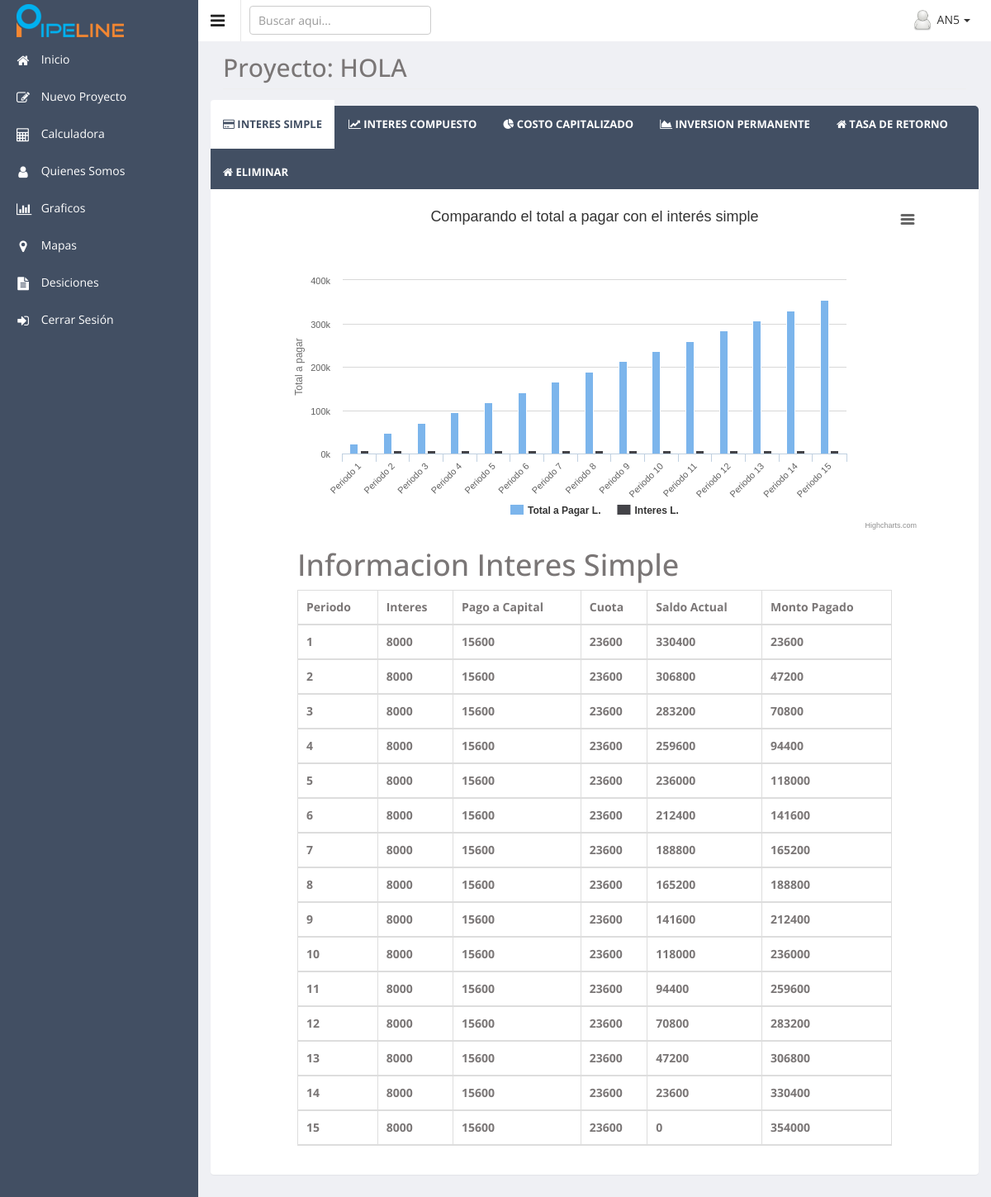
Page /proyectos.php?id=16 (signed in) on the committed database.
### tables this page shows
CREATE TABLE `tbl_proyectos` (
  `id_proyecto` int(11) NOT NULL,
  `id_usuario` int(11) NOT NULL,
  `nombre_proyecto` varchar(100) NOT NULL,
  `descripcion` varchar(100) DEFAULT NULL,
  `periodo` int(5) DEFAULT NULL,
  `interes` float DEFAULT NULL,
  `tiempo` int(11) DEFAULT NULL,
  `monto_prestamo` float DEFAULT NULL,
  `fecha_inicio` date DEFAULT NULL,
  `estado_proyecto` int(1) DEFAULT NULL
);

CREATE TABLE `tbl_interes_simple` (
  `id_interes_simple` int(11) NOT NULL,
  `id_proyecto` int(11) NOT NULL,
  `periodo` int(11) NOT NULL,
  `interes` float NOT NULL,
  `pago_capital` int(11) NOT NULL,
  `cuota` float NOT NULL,
  `saldo_actual` float NOT NULL,
  `monto_pagado` float NOT NULL
);

### Backend/conexion.php (called while the page is built, shortened)
<?php
class Conexion
	{
		private $conect;
		function __construct()
		{
			$this->conect = new mysqli("localhost", "root", "", "db_sistem_negocio");
		}
		public function getConexion(){
			return $this->conect;
		}
}
?>

### proyectos/interesSimple.php (the view, shortened to what this page needs)
<div class="col-md-10 col-md-offset-1">
    <h1>Informacion Interes Simple</h1>
</div>
<div class="col-md-10 col-md-offset-1">
<table id="interesSimple" class="table table-striped table-bordered" cellspacing="0" width="100%">
        <thead>
        <?php
$conexion = new Conexion();
$idProyecto = $_GET['id'];
$query_is="SELECT * FROM tbl_interes_simple where id_proyecto=".$idProyecto;
$results= mysqli_query($conexion->getConexion(), $query_is);
echo '<tr>
            <th>Periodo</th>
            <th>Interes</th>
            <th>Pago a Capital</th>
            <th>Cuota</th>
            <th>Saldo Actual</th>
            <th>Monto Pagado</th>
        </tr>';
foreach ($results as $result) {
    echo '<tr>
            <th>'.$result['periodo'].'</th>
            <th>'.$result['interes'].'</th>
            <th>'.$result['pago_capital'].'</th>
            <th>'.$result['cuota'].'</th>
            <th>'.$result['saldo_actual'].'</th>
            <th>'.$result['monto_pagado'].'</th>
        </tr>';
}
            ?>
        </thead>
    </table>
</div>

### proyectos.php (shortened to what this page needs)
<!DOCTYPE html>
<?php
	include('menu.php');
?>
<html>
<head>
  <link rel="stylesheet" href="css/EstiloModal.css">
  <?php echo css();
  include 'Backend/conexion.php';
  require_once( 'Backend/conexion.php');
  $conexion = new Conexion();
  $id = $_GET['id'];
  if(isset($id)) {
    $sql= mysqli_query($conexion->getConexion(), "SELECT * FROM TBL_PROYECTOS WHERE ID_PROYECTO='$id' " );
    $array= mysqli_fetch_array( $sql);
  }else{
    header("location: index.php");
  }
  ?>
</head>
<body class="sticky-header">
<section>
	<?php echo menu(); ?>
<div class="main-content" >
	<?php echo Encabezado(); ?>
	<div class="wrapper">
  <div class="col-lg-12" style="margin-bottom: 0px">
        <h2 class="page-header">Proyecto: <?php echo $array['nombre_proyecto']; ?></h1>
    </div>
		<div class="row">
			<div class="col-lg-12">
				<section class="panel">
					<header class="panel-heading custom-tab dark-tab">
						<ul class="nav nav-tabs">
                            <li class="active">
                            	<a data-toggle ="tab" href="#interesS4">
                            		<i class="fa fa-credit-card"></i>
                            		INTERES SIMPLE
                            	</a>
                            </li>
                            <li class="">
                               <a data-toggle="tab" href="#intersC4">
                                    <i class="fa fa-line-chart"></i>
                                    INTERES COMPUESTO
                            	</a>
                            </li>
                            <li class="">
                               <a data-toggle="tab" href="#CostoC4">
                                    <i class="fa fa-pie-chart"></i>
                                    COSTO CAPITALIZADO
                            	</a>
                            </li>
                            <li class="">
                               <a data-toggle="tab" href="#home4">
                                    <i class="fa fa-area-chart"></i>
                                    INVERSION PERMANENTE
                            	</a>
                            </li>
                            <li class="">
                               <a data-toggle="tab" href="#home4">
                                    <i class="fa fa-home"></i>
                                    TASA DE RETORNO
                            	</a>
                            </li>
                            <li class="">
                               <a data-toggle="tab" href="#eliminar">
                                    <i class="fa fa-home"></i>
                                    ELIMINAR
                              </a>
                            </li>
						</ul>
					</header>
					<div class="panel-body">
						<div class="tab-content">
                            <div id="interesS4" class="tab-pane active">
                              <?php require('proyectos/Interessimplegraf.php');?>
                            	<?php include('proyectos/interesSimple.php');?>
                            </div>
</body>
</html>

### css/EstiloModal.css (style rules this page uses)
a, a:hover, a:focus { color: #f35b3f; text-decoration: none; -o-transition: all .3s; -moz-transition: all .3s; -webkit-transition: all .3s; -ms-transition: all .3s; transition: all .3s; }
h1, h2 { margin-top: 10px; font-size: 38px; font-weight: 100; color: #555; line-height: 50px; }

### rows in the picture
tbl_proyectos: nombre_proyecto "HOLA"
tbl_interes_simple: periodo "1", interes "8000", pago_capital "15600", cuota "23600", saldo_actual "330400", monto_pagado "23600"
tbl_interes_simple: periodo "2", interes "8000", pago_capital "15600", cuota "23600", saldo_actual "306800", monto_pagado "47200"
tbl_interes_simple: periodo "3", interes "8000", pago_capital "15600", cuota "23600", saldo_actual "283200", monto_pagado "70800"
tbl_interes_simple: periodo "4", interes "8000", pago_capital "15600", cuota "23600", saldo_actual "259600", monto_pagado "94400"
tbl_interes_simple: periodo "5", interes "8000", pago_capital "15600", cuota "23600", saldo_actual "236000", monto_pagado "118000"
tbl_interes_simple: periodo "6", interes "8000", pago_capital "15600", cuota "23600", saldo_actual "212400", monto_pagado "141600"
tbl_interes_simple: periodo "7", interes "8000", pago_capital "15600", cuota "23600", saldo_actual "188800", monto_pagado "165200"
tbl_interes_simple: periodo "8", interes "8000", pago_capital "15600", cuota "23600", saldo_actual "165200", monto_pagado "188800"
tbl_interes_simple: periodo "9", interes "8000", pago_capital "15600", cuota "23600", saldo_actual "141600", monto_pagado "212400"
tbl_interes_simple: periodo "10", interes "8000", pago_capital "15600", cuota "23600", saldo_actual "118000", monto_pagado "236000"
tbl_interes_simple: periodo "11", interes "8000", pago_capital "15600", cuota "23600", saldo_actual "94400", monto_pagado "259600"
tbl_interes_simple: periodo "12", interes "8000", pago_capital "15600", cuota "23600", saldo_actual "70800", monto_pagado "283200"
tbl_interes_simple: periodo "13", interes "8000", pago_capital "15600", cuota "23600", saldo_actual "47200", monto_pagado "306800"
tbl_interes_simple: periodo "14", interes "8000", pago_capital "15600", cuota "23600", saldo_actual "23600", monto_pagado "330400"
tbl_interes_simple: periodo "15", interes "8000", pago_capital "15600", cuota "23600", saldo_actual "0", monto_pagado "354000"

### other values in the picture
$_SESSION['usuario'] "AN5"
